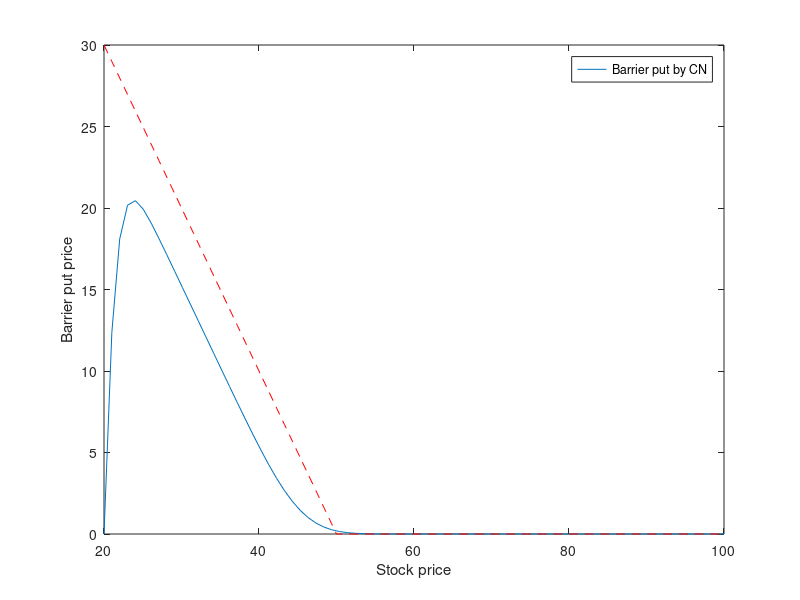

This figure's MATLAB source:
%% CN - Barrier put

clear all; close all; clc;

figure(1)

S=50; K=50; T=1; r=0.1; v=0.4; 

Smin=20; Smax=100; NS=80; NT=100; dS=(Smax-Smin)/(NS-1); dT=(T-0)/(NT-1);

P=zeros(NS,NT);
Stock=linspace(Smin,Smax,NS)';
P(1,:)=0; P(NS,:)=0; P(:,NT)=max(K-Stock,0);

a=-0.25*v^2*dT*((Smin/dS)+(1:NS-2)).*2+0.25*r*dT*((Smin/dS)+(1:NS-2));
b=1+0.5*r*dT+0.5*v^2*dT*((Smin/dS)+(1:NS-2)).*2;
c=-0.25*v^2*dT*((Smin/dS)+(1:NS-2)).*2-0.25*r*dT*((Smin/dS)+(1:NS-2));
a_plus=-a; b_plus=1-0.5*r*dT-0.5*v^2*dT*((Smin/dS)+(1:NS-2)).*2; c_plus=-c; 
i=[(2:NS-2) (1:NS-2) (1:NS-3)];
j=[(1:NS-3) (1:NS-2) (2:NS-2)];
s=[a(2:NS-2) b c(1:NS-3)];
s_plus=[a_plus(2:NS-2) b_plus c_plus(1:NS-3)];
A=sparse(i,j,s);
A_plus=sparse(i,j,s_plus);

for t=NT-1:-1:1
    d1=zeros(NS-2,1); d1(1)=a_plus(1)*P(1,t+1); d1(end)=c_plus(end)*P(end,t+1);
    d2=zeros(NS-2,1); d2(1)=a(1)*P(1,t); d2(end)=c(end)*P(end,t);
    P(2:end-1,t)=A\(A_plus*P(2:end-1,t+1)+d1-d2);
end
 
x=linspace(Smin,Smax,NS)'; y=interp1(Stock, P(:,1), x);
x1=sort([x; K]); y2=max(K-x1,0);
plot(x,y,x1,y2,'--r'); legend('Barrier put by CN')
xlabel('Stock price'); ylabel('Barrier put price')